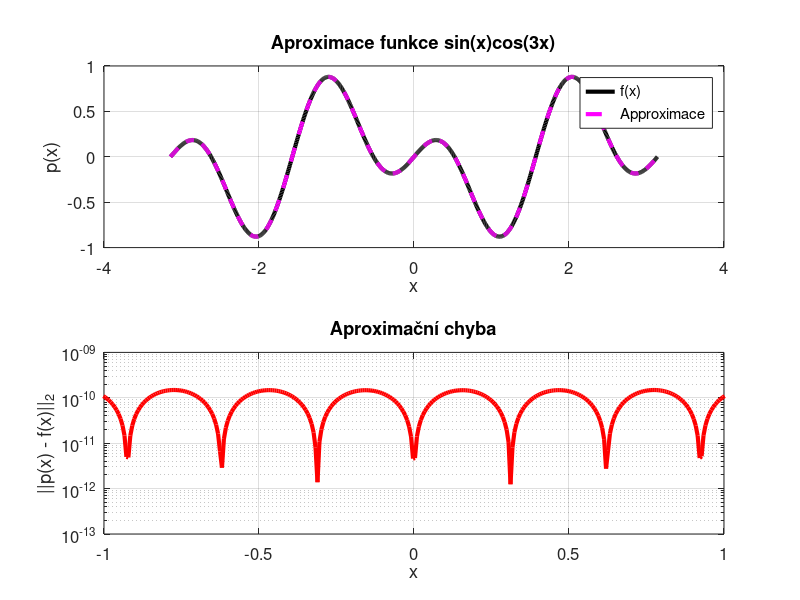
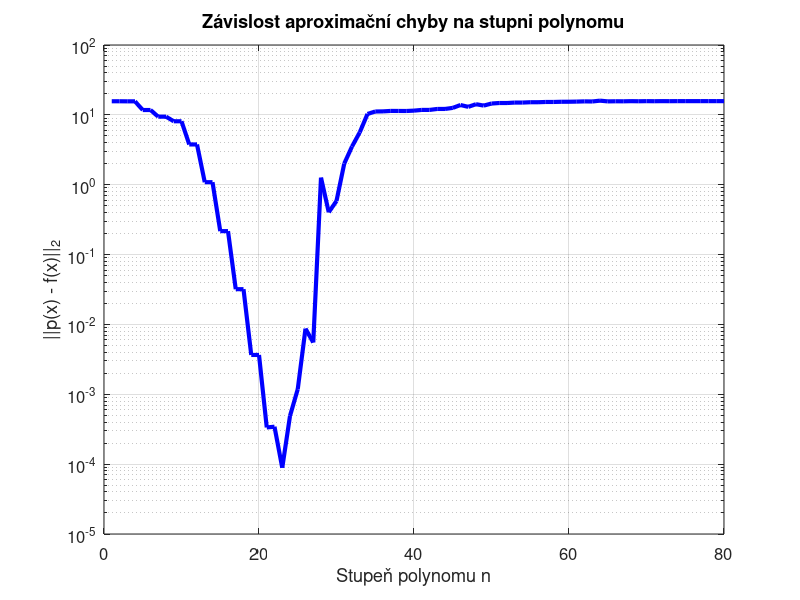

Reproduce these figures in MATLAB, in order.
addpath('Funkce');

% Diskretizace domény
x = linspace(-pi, pi, 1000)'; 

% Cílová funkce: sin(x) * cos(3x)
f = sin(x) .* cos(3 * x);

% Stupeň polynomu
n = 30;

% Least-squares fit
c = polyfit(x, f, n);

% Evaluace výsledného polynomu
s = linspace(-pi, pi, 1000)';
y = polyval(c, s);

% Výpočet chyby
y_exact = sin(s) .* cos(3 * s);
error = abs(y - y_exact);
% Grafické zobrazení
figure;
subplot(2,1,1);
plot(s, y_exact, 'k', 'LineWidth', 3); hold on;
plot(s, y, 'm--', 'LineWidth', 3);
title('Aproximace funkce sin(x)cos(3x)', 'FontSize', 16);
xlabel('x', 'FontSize', 14);
ylabel('p(x)', 'FontSize', 14);
legend('f(x)', 'Approximace', 'Location', 'best', 'FontSize', 12);
grid on;
set(gca, 'FontSize', 12);

subplot(2,1,2);
semilogy(s, error, 'r', 'LineWidth', 3);
xlim([-1 1]);
title('Aproximační chyba', 'FontSize', 16);
xlabel('x', 'FontSize', 14);
ylabel('||p(x) - f(x)||_2', 'FontSize', 14);
grid on;
set(gca, 'FontSize', 12);

% Závislost chyby na stupni polynomu
n_values = 1:80;
errors = zeros(size(n_values));

for idx = 1:length(n_values)
    n = n_values(idx);
    A = x .^ (0:n);
    c = A \ f;
    f_approx = A * c;
    errors(idx) = norm(f - f_approx, 2);  % 2-norma chyby
end

% Vykreslení chyby v závislosti na stupni
figure;
semilogy(n_values, errors, 'b', 'LineWidth', 3);
xlabel('Stupeň polynomu n', 'FontSize', 14);
ylabel('||p(x) - f(x)||_2', 'FontSize', 14);
title('Závislost aproximační chyby na stupni polynomu', 'FontSize', 16);
grid on;
set(gca, 'FontSize', 12);
